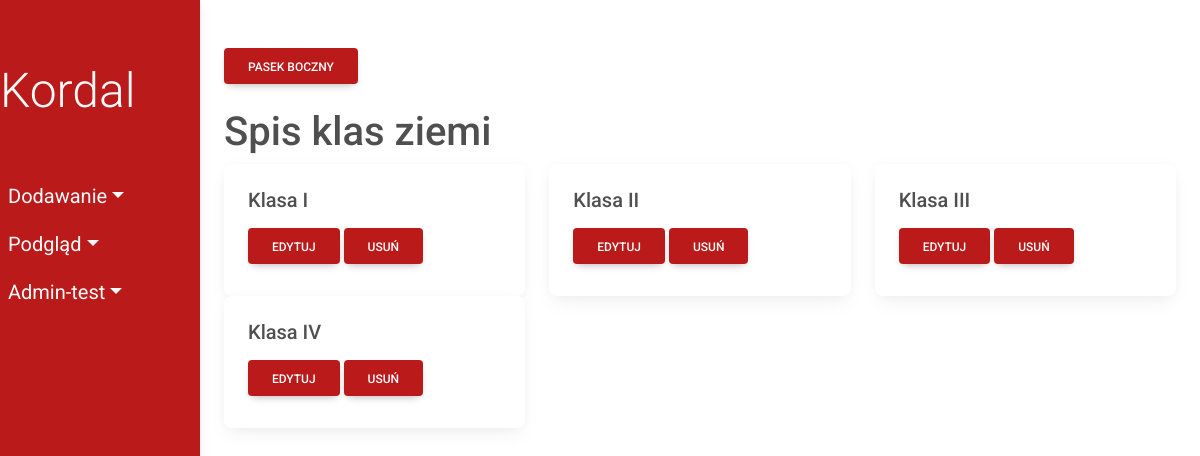
Screenshot of /class_fields/ with the database file from the repository.
### fields/models.py (models this page shows, shortened)
class ClassField(models.Model):
    class_name = models.CharField(max_length=10)
    class Meta:
        db_table = 'ClassField'

### fields/views/viewsClassField.py (the view)
# urls.py: path('class_fields/', viewsClassField.show_class_fields,
def show_class_fields(request):
    class_fields = ClassField.objects.all()
    return render(request, 'fields/show/classField.html', {'class_fields': class_fields})

### fields/templates/fields/show/classField.html
{% extends 'fields/index.html' %}
      {% block content %}
      <h1>Spis klas ziemi</h1>
      <div class="row">
        {% for class_field in class_fields %}
        <div class="col-sm-4">
          <div class="card">
            <div class="card-body">
              <h5 class="card-title">{{ class_field.class_name}}</h5>
              <a href="update/{{class_field.id}}" class="btn my-2 menu-btn">Edytuj</a>
              <a href="delete/{{class_field.id}}" class="btn my-2 menu-btn">Usuń</a>
            </div>
          </div>
        </div>
        {% endfor %}
      </div>
    {% endblock %}

### fields/static/css/style.css (style rules this page uses)
* { margin: 0; padding: 0; box-sizing: border-box; }
:root { --nav-bg: #bb1a1a; --dropdown-bg: #cc2b2b }
body { min-height: 100vh; background-color: #fff; }
.menu-btn { background-color: var(--nav-bg); color:#fff }

### rows the page displays
ClassField: class_name "Klasa I"
ClassField: class_name "Klasa II"
ClassField: class_name "Klasa III"
ClassField: class_name "Klasa IV"
